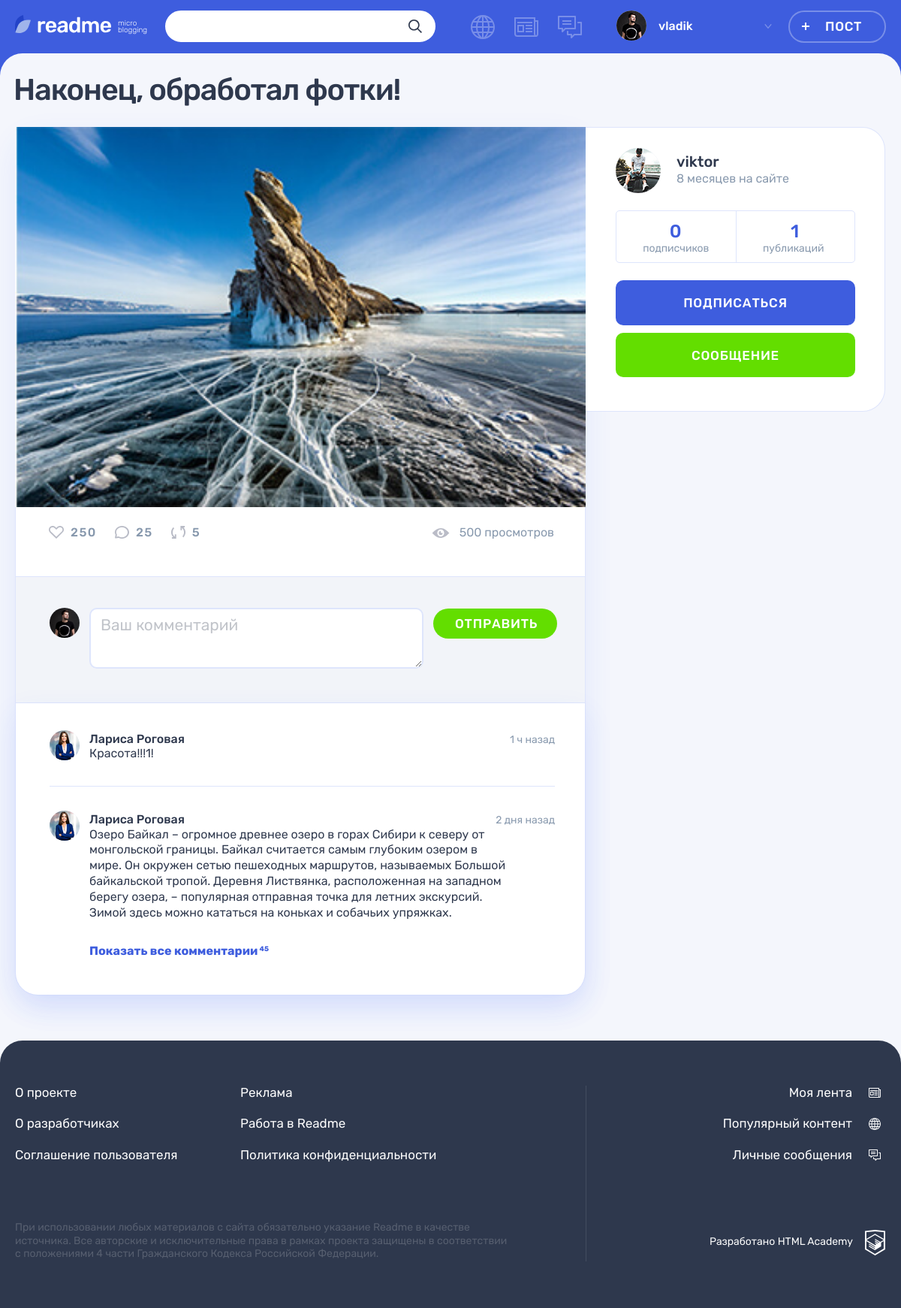
The page /post.php?id=3 (signed in) on the database as committed earlier.
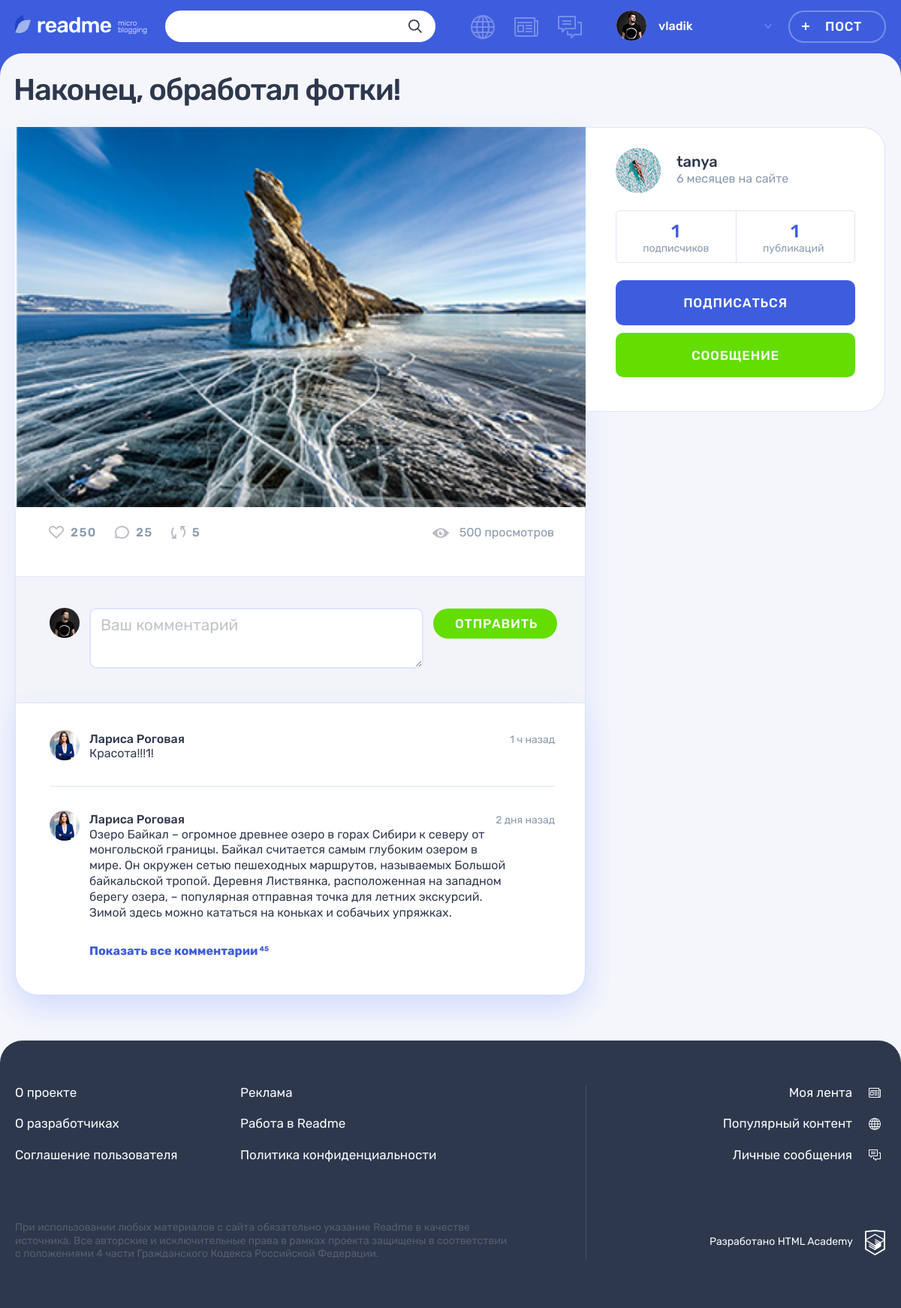
The same page on the database as committed later.
### tables this page shows
CREATE TABLE posts (
  id  INT UNSIGNED AUTO_INCREMENT PRIMARY KEY NOT NULL,
  date_add  DATETIME NOT NULL,
  title VARCHAR(128) NOT NULL,
  content TEXT NOT NULL,
  quote_author  VARCHAR(128),
  image VARCHAR(128),
  video VARCHAR(128),
  link  VARCHAR(128),
  views INT UNSIGNED NOT NULL DEFAULT 0,
  post_author_id INT UNSIGNED NOT NULL,
  content_type_id INT UNSIGNED NOT NULL,
  likes_count INT UNSIGNED NOT NULL DEFAULT 0,
  comments_count INT UNSIGNED NOT NULL DEFAULT 0,
  FOREIGN KEY (post_author_id) REFERENCES users(id),
  FOREIGN KEY (content_type_id) REFERENCES content_types(id)
);

CREATE TABLE users (
  id  INT UNSIGNED AUTO_INCREMENT PRIMARY KEY NOT NULL,
  date_add  DATETIME NOT NULL,
  email VARCHAR(128) NOT NULL,
  login VARCHAR(128) NOT NULL,
  password  CHAR(64) NOT NULL,
  avatar  VARCHAR(128),
  UNIQUE INDEX email(email),
  UNIQUE INDEX login(login)
);

### helpers.php (called while the page is built, shortened)
<?php
function get_noun_plural_form(int $number, string $one, string $two, string $many): string
{
    $number = (int)$number;
    $mod10 = $number % 10;
    $mod100 = $number % 100;
    switch (true) {
        case ($mod10 > 5):
            return $many;
    }
}
function include_template($name, array $data = [])
{
    $name = 'templates/' . $name;
    extract($data);
    require $name;
    $result = ob_get_clean();
    return $result;
}

### includes/functions.inc.php (called while the page is built, shortened)
<?php
function select_query($con, $sql, $type = 'all')
{
    mysqli_set_charset($con, "utf8");
    $result = mysqli_query($con, $sql) or trigger_error("Ошибка в запросе к базе данных: ".mysqli_error($con), E_USER_ERROR);
    if ($type == 'assoc') {
        return mysqli_fetch_assoc($result);
    }
    if ($type == 'row') {
        return mysqli_fetch_row($result)[0];
    }
    return mysqli_fetch_all($result, MYSQLI_ASSOC);
}
function get_post_interval($post_time, $caption)
{
    $current_time = date_create();
    $interval = date_diff(date_create($post_time), $current_time);
    $years = floor($interval->y);
    $months = floor($interval->m);
    $days = floor($interval->d);
    $weeks = floor($days / 7);
    $hours = floor($interval->h);
    $minutes = floor($interval->i);
    if ($years) {
        $time = $years . ' ' . get_noun_plural_form($years, 'год', 'года', 'лет') . ' ' . $caption;
    } elseif ($months) {
        $time = $months . ' ' . get_noun_plural_form($months, 'месяц', 'месяца', 'месяцев') . ' ' . $caption;
    } elseif ($days > 7) {
        $time = $weeks . ' ' . get_noun_plural_form($weeks, 'неделя', 'недели', 'недель') . ' ' . $caption;
    } elseif ($days) {
        $time = $days . ' ' . get_noun_plural_form($days, 'день', 'дня', 'дней') . ' ' . $caption;
    } elseif ($hours) {
        $time = $hours . ' ' . get_noun_plural_form($hours, 'час', 'часа', 'часов') . ' ' . $caption;
    } elseif ($minutes) {
        $time = $minutes . ' ' . get_noun_plural_form($minutes, 'минута', 'минуты', 'минут') . ' ' . $caption;
    } else {
        $time = 'Только что';
    }
    return $time;
}

### templates/post.php (the view, shortened to what the changed rows need)
<div class="container">
  <h1 class="page__title page__title--publication"><?= $post['title'] ?></h1>
  <section class="post-details">
    <div class="post-details__wrapper post-photo">
      <div class="post-details__main-block post post--details">
        <?= $post_content ?>
      </div>
      <div class="post-details__user user">
        <div class="post-details__user-info user__info">
          <div class="post-details__avatar user__avatar">
            <a class="post-details__avatar-link user__avatar-link" href="#">
              <img class="post-details__picture user__picture" src="<?= $post['avatar'] ?>" alt="Аватар пользователя">
            </a>
          </div>
          <div class="post-details__name-wrapper user__name-wrapper">
            <a class="post-details__name user__name" href="#">
              <span><?= $post['login'] ?></span>
            </a>
            <time class="post-details__time user__time" datetime="<?= $post['date_add'] ?>"><?= $registration_time ?></time>
          </div>
        </div>
        <div class="post-details__rating user__rating">
          <p class="post-details__rating-item user__rating-item user__rating-item--subscribers">
            <span class="post-details__rating-amount user__rating-amount"><?= $subscribers_count ?></span>
            <span class="post-details__rating-text user__rating-text">подписчиков</span>
          </p>
        </div>
      </div>
    </div>
  </section>
</div>

### templates/post-photo.php
<div class="post-details__image-wrapper post-photo__image-wrapper">
  <img src="<?= $post['image'] ?>" alt="Фото от пользователя" width="760" height="507">
</div>

Rows that differ between the two databases and show on the page:
changed posts "Наконец, обработал фотки!": post_author.avatar: a different picture; post_author.login "viktor" → "tanya"
Other text that changed with them:
$registration_time: "8 месяцев на сайте" → "6 месяцев на сайте"
$subscribers_count: "0" → "1"
